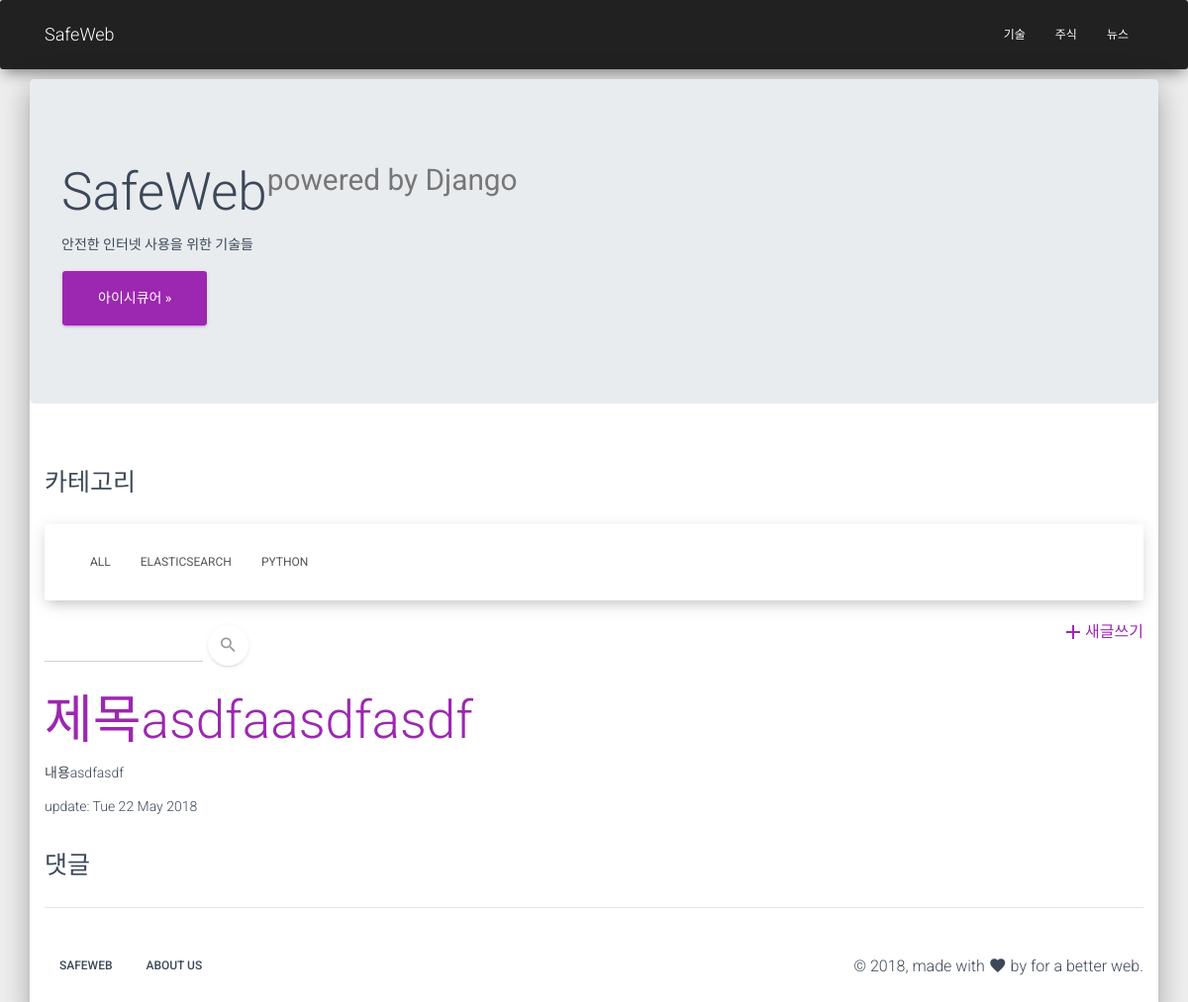
The app's page /blog/elasticsearch/ with its own data.
### blog/models.py (models this page shows, shortened)
class Category(models.Model):
    name = models.CharField(max_length=50, db_index=True)
    slug = models.SlugField(max_length=100, db_index=True, unique=True, allow_unicode=True)
    class Meta:
        ordering = ['name']
        verbose_name = 'category'
        verbose_name_plural = 'categories'
    def get_absolute_url(self):
        return reverse('blog:post_list_by_category', args=[self.slug])

class Post(models.Model):
    category = models.ForeignKey(Category, on_delete=models.SET_NULL, null=True, related_name='posts')
    author = models.ForeignKey(settings.AUTH_USER_MODEL, on_delete=models.SET_NULL, null=True)
    title = models.CharField(max_length=100)
    content = models.TextField(validators=[min_length_3_validator])
    Tags = models.ManyToManyField('Tag', blank=True)
    slug = models.SlugField(max_length=200, db_index=True, unique=True, allow_unicode=True)
    Comments = models.PositiveSmallIntegerField(default=0, null=True)
    created = models.DateTimeField(auto_now_add=True)
    updated = models.DateTimeField(auto_now=True)
    published = models.DateTimeField(blank=True, null=True)
    image = models.ImageField(default='default.png', upload_to='post/%Y/%m/%d', blank=True)
    ip = models.GenericIPAddressField(null=True)
    class Meta:
        ordering = ['-created']
        index_together = (('id', 'slug'),)

### blog/views.py (the view)
# urls.py: path('', views.post_list, name='post_list'),
def post_list(request, category_slug=None):
    category = None
    categories = Category.objects.all()
    posts = Post.objects.all()
    posts = posts.order_by('created')
    q = request.GET.get('q', '')
    if q:
        posts = posts.filter(title__icontains=q)
    if category_slug:
        category = get_object_or_404(Category, slug=category_slug)
        posts = posts.filter(category=category)
    paginator = Paginator(posts, 10)
    page = request.GET.get('page')
    posts = paginator.get_page(page)
    return render(request, 'blog/post_list.html', {'category':category, 'categories':categories, 'posts':posts})

### blog/templates/blog/post_list.html (shortened to what this page needs)
{% extends 'blog/post_base.html' %}
{% load staticfiles %}
{% block post %}
<div class="jumbotron">
    <h1>SafeWeb<sup><small>powered by Django</small></sup></h1>
    <p>안전한 인터넷 사용을 위한 기술들</p>
    <p>
        <a class="btn btn-lg btn-primary" href="https://www.isecurekr.com">아이시큐어 &raquo;</a>
    </p>
</div>
<div class="container">
<div class="row">
    <div class="col-md-12">
        <div class="title">
            <h3>카테고리</h3>
        </div>
        <nav class="navbar navbar-expand-lg bg-white">
            <div class="container">
                <div class="navbar-translate">
                </div>
                <div class="collapse navbar-collapse">
                    <ul class="navbar-nav">
                        <li class="nav-item {% if not category %}active{% endif %}">
                            <a href="{% url 'blog:post_list' %}" class="nav-link">All</a>
                        </li>
                        {% for c in categories %}
                        <li class="nav-item {% if category.slug == c.slug %}active{% endif %} ">
                            <a href="{{ c.get_absolute_url }}" class="nav-link">{{ c.name }}</a>
                        </li>
                        {% endfor %}
                    </ul>
                </div>
            </div>
        </nav>
    </div>
</div>
<a href="{% url 'blog:post_create' %}" class="pull-right"><i class="material-icons">add</i>새글쓰기</a>
<form class="form-inline" action="" method="get">
    <div class=" has-black">
        <input type="text" class="form-control" name="q" value="{{ q }}" />
        <button type="submit" class="btn btn-white btn-raised btn-fab btn-round" />
            <i class="material-icons">search</i>
    </div>
</form>
{% for post in posts %}
    <div>
        <h1>
            <a href=" {% url 'blog:post_detail' slug=post.slug id=post.id %}">{{ post.title }}</a>
        </h1>
        <p>{{ post.content|truncatewords:10 }}</p>
        <p>update: {{ post.updated|date:"D d M Y" }}</p>
    </div>
{% endfor %}
<div class="title">
    <h3>댓글</h3>
</div>
<hr />
{% endblock post %}

### records on screen
Category: name "ELASTICSEARCH"
Category: name "PYTHON"
Post: title "제목asdfaasdfasdf", content "내용asdfasdf", updated "Tue 22 May 2018"
